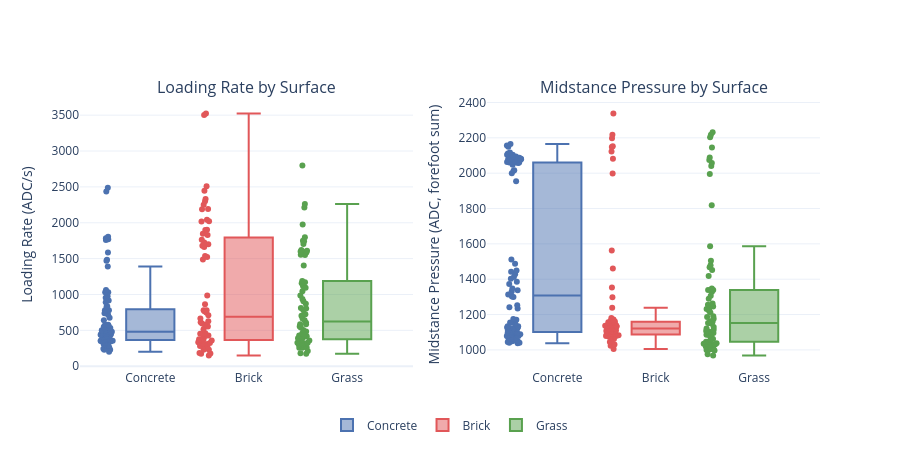

This figure's notebook cell:
### Markdown cell above
## Feature Distributions — Loading Rate & Midstance

Box plots comparing loading rate and midstance pressure across the three surfaces. Each point is one step; the box shows median and IQR.

### Code cell
from plotly.subplots import make_subplots
import plotly.graph_objects as go

SURFACE_COLORS = {'Concrete': '#4C72B0', 'Brick': '#E15759', 'Grass': '#59A14F'}

fig = make_subplots(
    rows=1, cols=2,
    subplot_titles=('Loading Rate by Surface', 'Midstance Pressure by Surface')
)

for surface, color in SURFACE_COLORS.items():
    sub = steps_df[steps_df['ground_type'] == surface]

    # Loading rate
    fig.add_trace(
        go.Box(
            y=sub['loading_rate'].dropna(),
            name=surface,
            marker_color=color,
            boxpoints='all',
            jitter=0.3,
            pointpos=-1.8,
            showlegend=True,
        ),
        row=1, col=1
    )

    # Midstance pressure
    fig.add_trace(
        go.Box(
            y=sub['midstance_pressure'].dropna(),
            name=surface,
            marker_color=color,
            boxpoints='all',
            jitter=0.3,
            pointpos=-1.8,
            showlegend=False,
        ),
        row=1, col=2
    )

fig.update_yaxes(title_text='Loading Rate (ADC/s)', row=1, col=1)
fig.update_yaxes(title_text='Midstance Pressure (ADC, forefoot sum)', row=1, col=2)
fig.update_layout(
    template='plotly_white',
    height=450,
    legend=dict(orientation='h', x=0.5, xanchor='center', y=-0.15),
)
fig.show()

# Summary stats
print('Loading Rate (ADC/s):')
print(steps_df.groupby('ground_type')['loading_rate']
      .agg(['count', 'mean', 'std', 'median']).round(1).to_string())
print()
print('Midstance Pressure (ADC):')
print(steps_df.groupby('ground_type')['midstance_pressure']
      .agg(['count', 'mean', 'std', 'median']).round(1).to_string())

### Figure 1 — Plotly figure (JSON) as saved in the notebook; plotly's stock layout.template omitted (floating-point values rounded to 4 significant figures)
{"data": [{"boxpoints": "all", "jitter": 0.3, "marker": {"color": "#4C72B0"}, "name": "Concrete", "pointpos": -1.8, "showlegend": true, "type": "box", "xaxis": "x", "y": [578.1, 328.1, 976.6, 479.2, 364.6, 781.2, 1769.0, 411.5, 640.6, 489.6, 406.2, 229.2, 312.5, 354.2, 1584.0, 385.4, 242.2, 1759.0, 1803.0, 1783.0, 526.0, 1031.0, 350.0, 307.3, 442.7, 572.9, 531.2, 468.8, 549.5, 2490.0, 322.9, 265.6, 531.3, 718.7, 442.7, 500.0, 828.1, 289.1, 229.2, 250.0, 736.6, 343.7, 1031.0, 415.6, 1484.0, 2437.0, 1063.0, 354.2, 429.7, 835.9, 436.5, 677.1, 367.2, 421.9, 575.5, 489.6, 916.7, 437.5, 562.5, 385.4, 354.2, 453.1, 375.0, 281.3, 460.9, 462.5, 479.2, 500.0, 458.3, 781.3, 354.2, 1391.0, 1469.0, 201.8, 500.0, 953.1, 890.6], "yaxis": "y"}, {"boxpoints": "all", "jitter": 0.3, "marker": {"color": "#4C72B0"}, "name": "Concrete", "pointpos": -1.8, "showlegend": false, "type": "box", "xaxis": "x2", "y": [1066, 1089, 2017, 2117, 1102, 1347, 1121, 1449, 1112, 2156, 1413, 1373, 2000, 1044, 1134, 1084, 1127, 1040, 1134, 2104, 2112, 2082, 2078, 1385, 1049, 1171, 1234, 1302, 1089, 1175, 1488, 1253, 2060, 1109, 1153, 2057, 1442, 1101, 1097, 1428, 1512, 1337, 1051, 2083, 2095, 1038, 1111, 2096, 2082, 1129, 2060, 2064, 2104, 1078, 1073, 1121, 1041, 2088, 1155, 2063, 1071, 2071, 1242, 1078, 2048, 2014, 2064, 2165, 2150, 1053, 2066, 1330, 1146, 1124, 1299, 1097, 2074, 1061, 1096, 2061, 1314, 1097, 2079, 1057, 1403, 1955], "yaxis": "y2"}, {"boxpoints": "all", "jitter": 0.3, "marker": {"color": "#E15759"}, "name": "Brick", "pointpos": -1.8, "showlegend": true, "type": "box", "xaxis": "x", "y": [864.6, 1684.0, 515.6, 178.1, 612.5, 984.4, 182.3, 2190.0, 460.9, 252.6, 427.1, 421.9, 275.0, 1679.0, 2509.0, 2301.0, 750.0, 375.0, 765.6, 359.4, 148.4, 625.0, 1537.0, 229.2, 1903.0, 2188.0, 1830.0, 3524.0, 2019.0, 3503.0, 309.9, 781.2, 1700.0, 2042.0, 1848.0, 666.7, 333.3, 173.0, 270.8, 710.9, 229.2, 781.3, 554.7, 322.9, 593.7, 318.8, 390.6, 1662.0, 1524.0, 578.1, 359.4, 453.1, 2330.0, 281.2, 370.8, 2446.0, 1899.0, 2252.0, 1762.0, 1723.0, 453.1, 1489.0, 2020.0, 427.1], "yaxis": "y"}, {"boxpoints": "all", "jitter": 0.3, "marker": {"color": "#E15759"}, "name": "Brick", "pointpos": -1.8, "showlegend": false, "type": "box", "xaxis": "x2", "y": [1353, 1078, 2122, 1083, 1562, 1075, 1113, 1005, 1079, 1135, 1298, 1089, 1091, 1067, 1130, 2081, 2338, 1156, 1072, 1460, 1110, 1077, 1087, 1154, 1104, 1090, 1134, 1147, 1239, 1100, 1067, 1136, 1121, 1050, 1120, 1998, 2148, 1112, 1138, 1133, 2218, 1155, 1103, 1134, 1172, 1061, 1106, 1086, 1045, 1137, 1083, 1106, 1091, 1107, 1078, 1031, 1024, 2152, 1165, 1161, 1094, 2197, 1180, 1146, 1163, 1123, 1138, 1119, 1107, 1137, 1139], "yaxis": "y2"}, {"boxpoints": "all", "jitter": 0.3, "marker": {"color": "#59A14F"}, "name": "Grass", "pointpos": -1.8, "showlegend": true, "type": "box", "xaxis": "x", "y": [325.5, 552.1, 906.2, 1797.0, 724.0, 505.2, 984.4, 1187.0, 281.2, 781.2, 322.9, 359.4, 1750.0, 302.1, 437.5, 418.0, 1551.0, 1702.0, 1744.0, 1974.0, 1403.0, 213.5, 421.9, 1619.0, 583.3, 312.5, 640.6, 485.4, 428.1, 1609.0, 1044.0, 171.9, 604.2, 583.3, 1156.0, 2260.0, 181.5, 294.6, 375.0, 1172.0, 1555.0, 1586.0, 937.5, 871.9, 257.8, 812.5, 257.8, 1094.0, 1116.0, 328.1, 1600.0, 395.8, 351.6, 2799.0, 421.1, 1591.0, 406.2, 804.7, 666.7, 456.3, 703.1, 390.6, 2211.0, 539.1, 270.8, 265.6], "yaxis": "y"}, {"boxpoints": "all", "jitter": 0.3, "marker": {"color": "#59A14F"}, "name": "Grass", "pointpos": -1.8, "showlegend": false, "type": "box", "xaxis": "x2", "y": [975, 2203, 2058, 1347, 1586, 1235, 1263, 2231, 2145, 1329, 997, 1186, 1220, 1095, 1036, 1046, 1245, 1076, 1062, 1035, 1101, 1190, 968, 1027, 1211, 1037, 1339, 1129, 1018, 1418, 1002, 1107, 1088, 1232, 1339, 1505, 1029, 1162, 1058, 1004, 1013, 1019, 1114, 1000, 2089, 1307, 1255, 1031, 1250, 1106, 1007, 1479, 1083, 1047, 1176, 1290, 1152, 1085, 1044, 1996, 1818, 2075, 1452, 2041, 1121, 2218, 1148, 1467, 1159, 1152, 1095], "yaxis": "y2"}], "layout": {"annotations": [{"font": {"size": 16}, "showarrow": false, "text": "Loading Rate by Surface", "x": 0.225, "xanchor": "center", "xref": "paper", "y": 1, "yanchor": "bottom", "yref": "paper"}, {"font": {"size": 16}, "showarrow": false, "text": "Midstance Pressure by Surface", "x": 0.775, "xanchor": "center", "xref": "paper", "y": 1, "yanchor": "bottom", "yref": "paper"}], "height": 450, "legend": {"orientation": "h", "x": 0.5, "xanchor": "center", "y": -0.15}, "xaxis": {"anchor": "y", "domain": [0, 0.45]}, "xaxis2": {"anchor": "y2", "domain": [0.55, 1]}, "yaxis": {"anchor": "x", "domain": [0, 1], "title": {"text": "Loading Rate (ADC/s)"}}, "yaxis2": {"anchor": "x2", "domain": [0, 1], "title": {"text": "Midstance Pressure (ADC, forefoot sum)"}}}}
